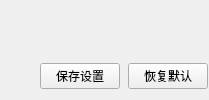
    <widget class="qMRMLCollapsibleButton" name="CollapsibleGroupBox" native="true">
     <property name="text" stdset="0">
      <string>展示</string>
     </property>
     <property name="collapsed" stdset="0">
      <bool>true</bool>
     </property>
     <layout class="QVBoxLayout" name="verticalLayout_4">
      <property name="spacing">
       <number>9</number>
      </property>
      <property name="leftMargin">
       <number>0</number>
      </property>
      <property name="rightMargin">
       <number>0</number>
      </property>
      <item>
       <widget class="qMRMLMarkupsDisplayNodeWidget" name="markupsDisplayWidget" native="true"/>
      </item>
      <item>
       <layout class="QHBoxLayout" name="horizontalLayout_4">
        <property name="spacing">
         <number>8</number>
        </property>
        <property name="rightMargin">
         <number>1</number>
        </property>
        <item>
         <spacer name="horizontalSpacer_4">
          <property name="orientation">
           <enum>Qt::Horizontal</enum>
          </property>
          <property name="sizeHint" stdset="0">
           <size>
            <width>40</width>
            <height>20</height>
           </size>
          </property>
         </spacer>
        </item>
        <item>
         <widget class="QPushButton" name="saveToDefaultDisplayPropertiesPushButton">
          <property name="toolTip">
           <string>Save current display property settings to defaults, will be saved for when Slicer restarts (see Application Settings)</string>
          </property>
          <property name="text">
           <string>保存设置</string>
          </property>
         </widget>
        </item>
        <item>
         <widget class="QPushButton" name="resetToDefaultDisplayPropertiesPushButton">
          <property name="toolTip">
           <string>Use default display properties.</string>
          </property>
          <property name="text">
           <string>恢复默认</string>
          </property>
         </widget>
        </item>
       </layout>
      </item>
     </layout>
    </widget>
